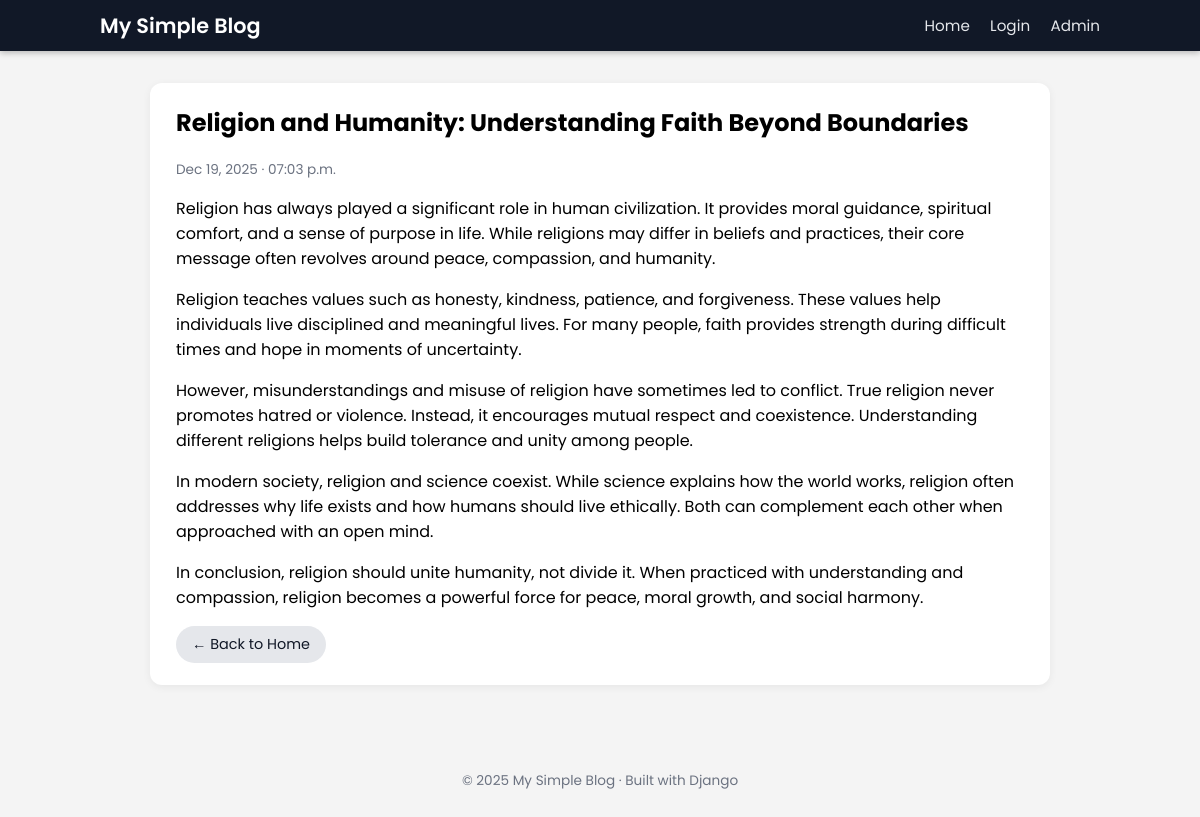
/post/16/, run on the app's committed database.
### blogapp/models.py (models this page shows, shortened)
class Post(models.Model):
    title = models.CharField(max_length=200)
    content = models.TextField()
    created_at = models.DateTimeField(auto_now_add=True)
    image = models.ImageField(upload_to='post_images/', blank=True, null=True)

### blogapp/views.py (the view)
# urls.py: path('post/<int:pk>/', views.post_detail, name='post_detail'),
def post_detail(request, pk):
    post = get_object_or_404(Post, pk=pk)
    return render(request, 'blogapp/post_detail.html', {'post': post})

### blogapp/templates/blogapp/post_detail.html (shortened to what this page needs)
{% extends "blogapp/base.html" %}
{% block content %}
<article class="post-card">
    <h1>{{ post.title }}</h1>
    <p class="post-meta">
        {{ post.created_at|date:"M d, Y · h:i a" }}
    </p>
    <p>{{ post.content|linebreaks }}</p>
    <div class="post-actions">
        <a href="{% url 'blogapp:home' %}" class="btn-secondary">← Back to Home</a>
    </div>
</article>
{% endblock %}

### blogapp/static/blogapp/style.css (style rules this page uses)
body { font-family: "Poppins", Arial, sans-serif; background-color: #f4f4f4; margin: 0; padding: 0; }
a { color: inherit; }
.post-card { background: #ffffff; padding: 22px 26px; margin-bottom: 20px; border-radius: 12px; box-shadow: 0 2px 8px rgba(0,0,0,0.06); }
.post-card h1, .post-card h2 { margin-top: 0; }
.post-meta { color: #6b7280; font-size: 0.85rem; margin-bottom: 10px; }
.btn-primary, .btn-secondary { display: inline-block; padding: 8px 16px; border-radius: 999px; font-size: 0.9rem; text-decoration: none; border: none; cursor: pointer; }
.btn-secondary { background-color: #e5e7eb; color: #111827; }

### data on the page
Post: title "Religion and Humanity: Understanding Faith Beyond Boundaries", created_at "Dec 19, 2025 · 07:03 p.m.", content "Religion has always played a significant role in human civilization. It provides moral guidance, spiritual comfort, and a sense of purpose in life. While religions may differ in beliefs and practices, their core message often revolves around peace, compassion, and humanity. Religion teaches values such as honesty, kindness, patience, and forgiveness. These values help individuals live disciplined and meaningful lives. For many people, faith provides strength during difficult times and hope in moments of uncertainty. However, misunderstandings and misuse of religion have sometimes led to conflict. True religion never promotes hatred or violence. Instead, it encourages mutual respect and…"
